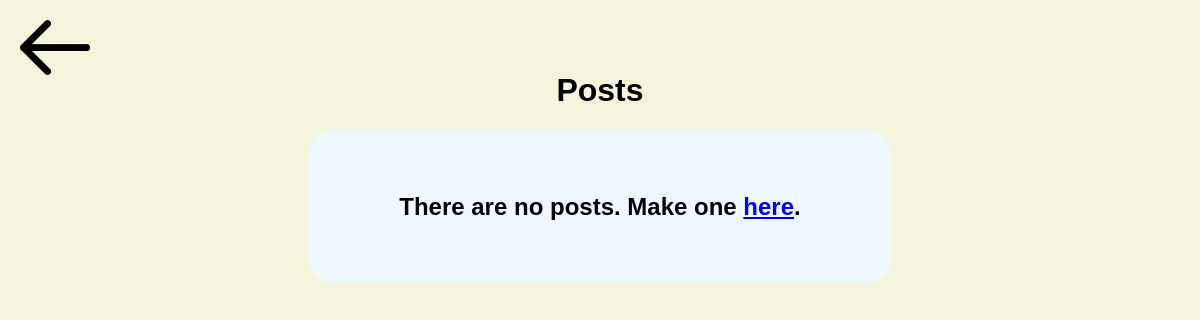
Before: /recipient with the older database file.
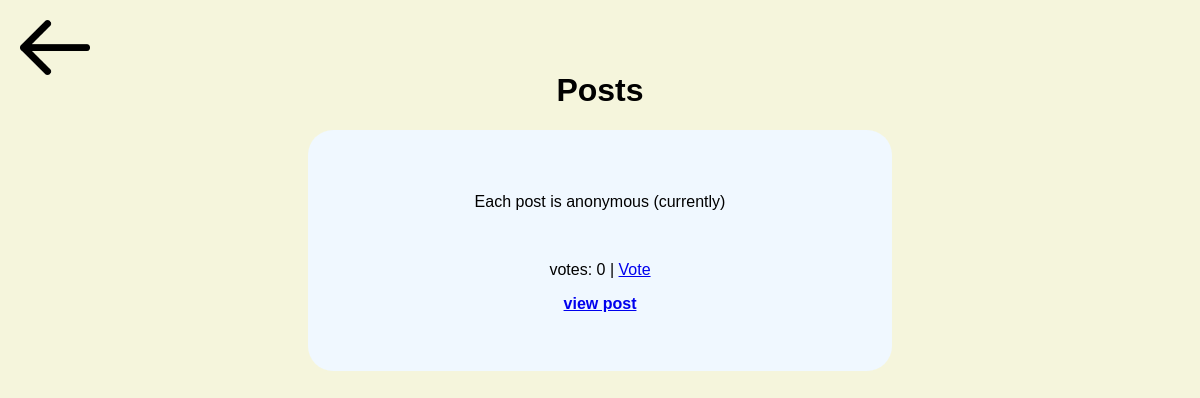
After: the same page with the newer database file.
### app.py (models this page shows, shortened)
class entry(db.Model):
    id = db.Column(db.Integer, primary_key=True)
    title = db.Column(db.String(150), nullable=False)
    content = db.Column(db.String(400), nullable=False)
    date_created = db.Column(db.DateTime, default=datetime.now)
    votes = db.Column(db.Integer, default=0)
    comments = db.relationship('comment', backref="entry", lazy=True, cascade='all, delete')

### app.py (the view)
@app.route('/recipient')
def viewentries():
    submissions = entry.query.order_by(entry.date_created).all()
    return render_template('recipient.html', submissions=submissions)

### templates/recipient.html (shortened to what this page needs)
{% extends 'base.html' %}
{% block body %}
<a href="/"><img src="{{ url_for('static', filename='images/back-arrow.png') }}" class="back"></a>
<h1>Posts</h1>
<div class="box">
    {% if submissions|length < 1 %}
        <h2>There are no posts. Make one <a href="/dropper">here</a>.</h2>
    {% endif %}
    {% for entry in submissions %}
        <p>{{ entry.content }}</p>
        <br>
        <p>votes: {{ entry.votes }} | <a href="/upvote-post/{{ entry.id }}">Vote</a></p>
        <p><b><a href="/post/{{entry.id}}">view post</a></b></p>
    {% endfor %}
</div>
{% endblock %}

### templates/base.html (shortened to what this page needs)
<!DOCTYPE html>
<html>
    <head>
        <link rel="stylesheet" href="{{ url_for('static', filename='css/main.css') }}">
    </head>
    <body>
        {% block body %}{% endblock %}
    </body>
</html>

### static/css/main.css (style rules this page uses)
body { background-color: beige; font-family: sans-serif; text-align: center; margin: 6%; }
.box { background-color: aliceblue; width: 40%; min-width: 500px; margin:auto; border-radius: 25px; padding: 4%; }
img.back { position:absolute; width: 70px; top: 20px; left: 20px; }

Changed rows visible on the page:
added entry: content "Each post is anonymous (currently)", votes "0"
Other visible differences:
text no longer shown: "There are no posts. Make one here ."
